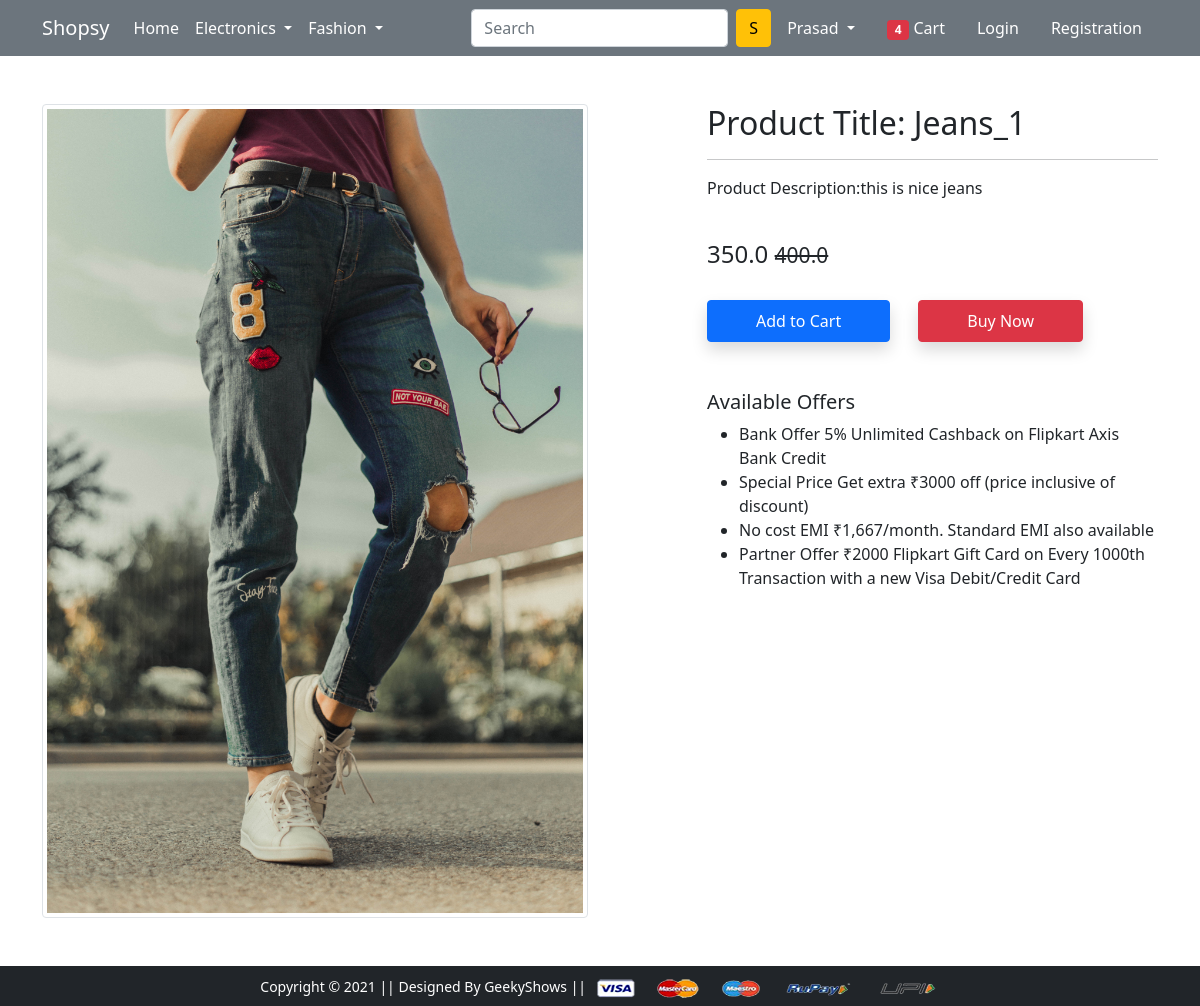
Screenshot of /product-detail/1 with the database file from the repository.
### app/models.py (models this page shows, shortened)
class Product(models.Model):
    title=models.CharField(max_length=200)
    selling_price=models.FloatField()
    discounted_price=models.FloatField()
    description=models.TextField()
    brand=models.CharField(max_length=50)
    catagory=models.CharField(choices=CATAGORY_CHOICE,max_length=2)
    product_image=models.ImageField(upload_to='myimage')

### app/views.py (the view)
# urls.py: path('product-detail/<int:pk>', views.ProductDetailView.as_view(), name='product-detail'),
class ProductDetailView(View):
    def get(self,request,pk):
        product=Product.objects.get(pk=pk)
        return render(request,'app/productdetail.html',{'product':product})

### app/templates/app/productdetail.html (shortened to what this page needs)
{% extends 'app/base.html' %}
{% load static %}
{% block main-content %}
<div class="container my-5">
 <div class="row">
  <div class="col-sm-6 text-center align-self-center">
   <img src="{{product.product_image.url}}" alt="" class="img-fluid img-thumbnail">
  </div>
  <div class="col-sm-5 offset-sm-1">
   <h2>Product Title: {{product.title}}</h2>
   <hr>
   <p>Product Description:{{product.description}}</p> <br>
   <h4>{{product.discounted_price}} <small class="fw-light text-decoration-line-through">{{product.selling_price}}</small></h4> <br>
   <a href="{% url 'add-to-cart' %}" class="btn btn-primary shadow px-5 py-2">Add to Cart</a>
   <a href="{% url 'buy-now' %}" class="btn btn-danger shadow px-5 py-2 ms-4">Buy Now</a>
   <h5 class="mt-5">Available Offers</h5>
   <ul>
    <li>Bank Offer 5% Unlimited Cashback on Flipkart Axis Bank Credit</li>
    <li>Special Price Get extra ₹3000 off (price inclusive of discount)</li>
    <li>No cost EMI ₹1,667/month. Standard EMI also available</li>
    <li>Partner Offer ₹2000 Flipkart Gift Card on Every 1000th Transaction with a new Visa Debit/Credit Card</li>
   </ul>
  </div>
 </div>
</div>
{% endblock main-content %}

### rows the page displays
Product: product_image (picture), title "Jeans_1", description "this is nice jeans", discounted_price "350.0", selling_price "400.0"
